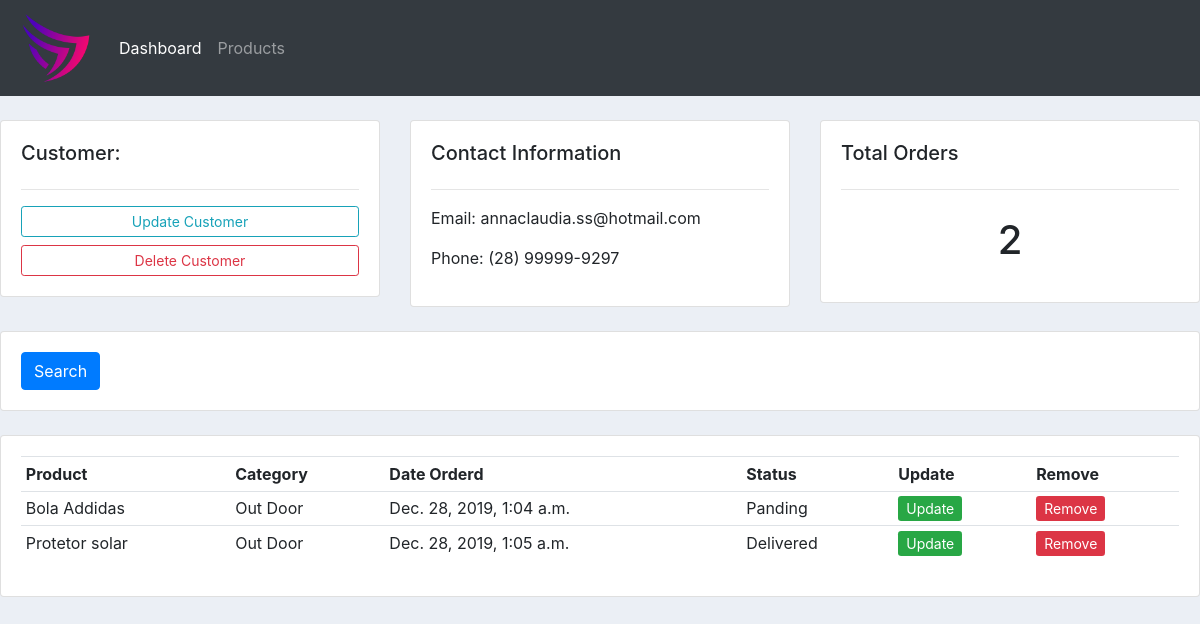
The app's page /customer/1/ with its own data.
### accounts/models.py (models this page shows, shortened)
class Customer(models.Model):
    name = models.CharField(max_length=200, null=True)
    phone = models.CharField(max_length=200, null=True)
    email = models.CharField(max_length=200, null=True)
    date_created = models.DateTimeField(auto_now_add=True, null=True)

class Order(models.Model):
    STATUS = (
        ("Panding", "Panding"),
        ("Out for delivery", "Out for delivery"),
        ("Delivered", "Delivered"),
    )
    customer = models.ForeignKey(Customer, null=True, on_delete=models.SET_NULL)
    products = models.ForeignKey(Products, null=True, on_delete=models.SET_NULL)
    date_created = models.DateTimeField(auto_now_add=True, null=True)
    status = models.CharField(max_length=200, null=True, choices=STATUS)

class Products(models.Model):
    CATEGORY = (
        ("Indoor", "Indor"),
        ("Out Door", "Out Door"),
    )
    name = models.CharField(max_length=200, null=True)
    price = models.FloatField(null=True)
    category = models.CharField(max_length=200, null=True, choices=CATEGORY)
    description = models.CharField(max_length=200, null=True, blank=True)
    date_created = models.DateTimeField(auto_now_add=True, null=True)
    tags = models.ManyToManyField(Tag)
    def __str__(self):
        return self.name

### accounts/views.py (the view)
# urls.py: path('customer/<str:pk>/', views.customer, name="customer"),
def customer(request, pk):
    customer = Customer.objects.get(id=pk)
    orders = customer.order_set.all()
    order_count = orders.count()
    context = {'customer':customer, 'orders':orders, 'order_count':order_count}
    return render(request, 'customer.html', context)

### accounts/templates/customer.html
{% extends 'main.html' %}
{% block content %}
<br>
<div class="row">
	<div class="col-md">
		<div class="card card-body">
			<h5>Customer:</h5>
			<hr>
			<a class="btn btn-outline-info  btn-sm btn-block" href="">Update Customer</a>
			<a class="btn btn-outline-danger  btn-sm btn-block" href="">Delete Customer</a>
		</div>
	</div>
	<div class="col-md">
		<div class="card card-body">
			<h5>Contact Information</h5>
			<hr>
			<p>Email: {{customer.email}}</p>
			<p>Phone: {{customer.phone}}</p>
		</div>
	</div>
	<div class="col-md">
		<div class="card card-body">
			<h5>Total Orders</h5>
			<hr>
			<h1 style="text-align: center;padding: 10px">{{order_count}}</h1>
		</div>
	</div>
</div>
<br>
<div class="row">
	<div class="col">
		<div class="card card-body">
			<form method="get">
		    <button class="btn btn-primary" type="submit">Search</button>
		  </form>
		</div>
	</div>
</div>
<br>
<div class="row">
	<div class="col-md">
		<div class="card card-body">
			<table class="table table-sm">
				<tr>
					<th>Product</th>
					<th>Category</th>
					<th>Date Orderd</th>
					<th>Status</th>
					<th>Update</th>
					<th>Remove</th>
				</tr>
				{% for ord in orders %}
					<tr>
						<td>{{ord.products}}</td>
						<td>{{ord.products.category}}</td>
						<td>{{ord.date_created}}</td>
						<td>{{ord.status}}</td>
						<td><a class="btn-sm btn-success" href="{% url 'update_order' ord.id %}">Update</a></td>
						<td><a class="btn-sm btn-danger" href="{% url 'delete_order' ord.id %}">Remove</a></td>
					</tr>
				{% endfor %}
			</table>
		</div>
	</div>
</div>
{% endblock %}

### accounts/static/css/style.css (style rules this page uses)
body { background-color: #ebeff5; }

### records on screen
Customer: email "annaclaudia.ss@hotmail.com", phone "(28) 99999-9297"
Order: products "Bola Addidas", products.category "Out Door", date_created "Dec. 28, 2019, 1:04 a.m.", status "Panding"
Order: products "Protetor solar", products.category "Out Door", date_created "Dec. 28, 2019, 1:05 a.m.", status "Delivered"

### other values on screen
{{ order_count }} "2"
